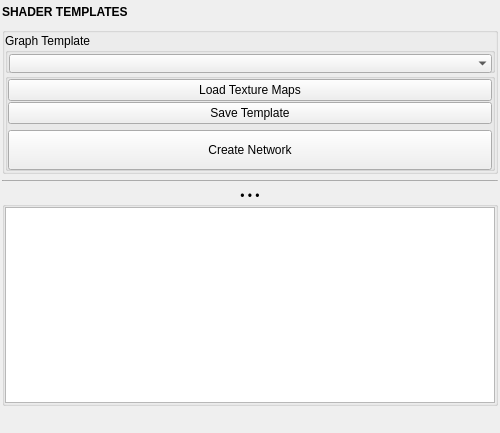
<?xml version="1.0" encoding="UTF-8"?>
<ui version="4.0">
 <class>QtUi</class>
 <widget class="QMainWindow" name="QtUi">
  <property name="enabled">
   <bool>true</bool>
  </property>
  <property name="geometry">
   <rect>
    <x>0</x>
    <y>0</y>
    <width>500</width>
    <height>433</height>
   </rect>
  </property>
  <property name="tabShape">
   <enum>QTabWidget::Triangular</enum>
  </property>
  <property name="dockNestingEnabled">
   <bool>true</bool>
  </property>
  <property name="dockOptions">
   <set>QMainWindow::AllowNestedDocks|QMainWindow::AllowTabbedDocks|QMainWindow::AnimatedDocks|QMainWindow::ForceTabbedDocks</set>
  </property>
  <property name="accessibleDescription">
   <string>Save shader networks as reusable templates and rebuild them from texture maps.</string>
  </property>
  <widget class="QWidget" name="central_widget">
   <property name="minimumSize">
    <size>
     <width>500</width>
     <height>0</height>
    </size>
   </property>
   <layout class="QVBoxLayout" name="verticalLayout">
    <property name="spacing">
     <number>2</number>
    </property>
    <property name="leftMargin">
     <number>2</number>
    </property>
    <property name="topMargin">
     <number>2</number>
    </property>
    <property name="rightMargin">
     <number>2</number>
    </property>
    <property name="bottomMargin">
     <number>2</number>
    </property>
    <item>
     <layout class="QVBoxLayout" name="main_layout">
      <property name="spacing">
       <number>6</number>
      </property>
      <property name="sizeConstraint">
       <enum>QLayout::SetFixedSize</enum>
      </property>
      <item>
       <widget class="Header" name="header">
        <property name="minimumSize">
         <size>
          <width>0</width>
          <height>19</height>
         </size>
        </property>
        <property name="maximumSize">
         <size>
          <width>999</width>
          <height>19</height>
         </size>
        </property>
        <property name="font">
         <font>
          <weight>75</weight>
          <bold>true</bold>
         </font>
        </property>
        <property name="text">
         <string>SHADER TEMPLATES</string>
        </property>
       </widget>
      </item>
      <item>
       <widget class="QGroupBox" name="main_group">
        <property name="sizePolicy">
         <sizepolicy hsizetype="Preferred" vsizetype="Preferred">
          <horstretch>0</horstretch>
          <verstretch>0</verstretch>
         </sizepolicy>
        </property>
        <property name="minimumSize">
         <size>
          <width>0</width>
          <height>145</height>
         </size>
        </property>
        <property name="title">
         <string/>
        </property>
        <layout class="QGridLayout" name="gridLayout">
         <property name="leftMargin">
          <number>0</number>
         </property>
         <property name="topMargin">
          <number>0</number>
         </property>
         <property name="rightMargin">
          <number>0</number>
         </property>
         <property name="bottomMargin">
          <number>0</number>
         </property>
         <property name="horizontalSpacing">
          <number>1</number>
         </property>
         <property name="verticalSpacing">
          <number>0</number>
         </property>
         <item row="1" column="0" colspan="2">
          <widget class="QGroupBox" name="graph_template_group">
           <property name="minimumSize">
            <size>
             <width>0</width>
             <height>40</height>
            </size>
           </property>
           <property name="maximumSize">
            <size>
             <width>16777215</width>
             <height>40</height>
            </size>
           </property>
           <property name="title">
            <string>Graph Template</string>
           </property>
           <layout class="QHBoxLayout" name="horizontalLayout_9">
            <property name="spacing">
             <number>1</number>
            </property>
            <property name="leftMargin">
             <number>1</number>
            </property>
            <property name="topMargin">
             <number>1</number>
            </property>
            <property name="rightMargin">
             <number>0</number>
            </property>
            <property name="bottomMargin">
             <number>1</number>
            </property>
            <item>
             <widget class="ComboBox" name="cmb002">
              <property name="minimumSize">
               <size>
                <width>0</width>
                <height>19</height>
               </size>
              </property>
              <property name="maximumSize">
               <size>
                <width>999</width>
                <height>19</height>
               </size>
              </property>
              <property name="toolTip">
               <string/>
              </property>
              <property name="editable">
               <bool>false</bool>
              </property>
              <property name="maxVisibleItems">
               <number>30</number>
              </property>
              <property name="maxCount">
               <number>20</number>
              </property>
              <property name="insertPolicy">
               <enum>QComboBox::InsertAtTop</enum>
              </property>
              <property name="sizeAdjustPolicy">
               <enum>QComboBox::AdjustToContents</enum>
              </property>
              <property name="frame">
               <bool>false</bool>
              </property>
             </widget>
            </item>
           </layout>
          </widget>
         </item>
         <item row="2" column="0" colspan="2">
          <widget class="QGroupBox" name="graph_group">
           <property name="title">
            <string/>
           </property>
           <layout class="QVBoxLayout" name="verticalLayout_2">
            <property name="spacing">
             <number>1</number>
            </property>
            <property name="leftMargin">
             <number>0</number>
            </property>
            <property name="topMargin">
             <number>0</number>
            </property>
            <property name="rightMargin">
             <number>0</number>
            </property>
            <property name="bottomMargin">
             <number>3</number>
            </property>
            <item>
             <widget class="QPushButton" name="b001">
              <property name="sizePolicy">
               <sizepolicy hsizetype="Preferred" vsizetype="Fixed">
                <horstretch>0</horstretch>
                <verstretch>0</verstretch>
               </sizepolicy>
              </property>
              <property name="minimumSize">
               <size>
                <width>200</width>
                <height>19</height>
               </size>
              </property>
              <property name="maximumSize">
               <size>
                <width>16777215</width>
                <height>30</height>
               </size>
              </property>
              <property name="text">
               <string>Load Texture Maps</string>
              </property>
             </widget>
            </item>
            <item>
             <widget class="QPushButton" name="b002">
              <property name="sizePolicy">
               <sizepolicy hsizetype="Preferred" vsizetype="Fixed">
                <horstretch>0</horstretch>
                <verstretch>0</verstretch>
               </sizepolicy>
              </property>
              <property name="minimumSize">
               <size>
                <width>200</width>
                <height>19</height>
               </size>
              </property>
              <property name="maximumSize">
               <size>
                <width>16777215</width>
                <height>30</height>
               </size>
              </property>
              <property name="text">
               <string>Save Template</string>
              </property>
             </widget>
            </item>
            <item>
             <widget class="QPushButton" name="b000">
              <property name="sizePolicy">
               <sizepolicy hsizetype="Preferred" vsizetype="Preferred">
                <horstretch>0</horstretch>
                <verstretch>0</verstretch>
               </sizepolicy>
              </property>
              <property name="minimumSize">
               <size>
                <width>200</width>
                <height>40</height>
               </size>
              </property>
              <property name="maximumSize">
               <size>
                <width>16777215</width>
                <height>30</height>
               </size>
              </property>
              <property name="text">
               <string>Create Network</string>
              </property>
             </widget>
            </item>
           </layout>
          </widget>
         </item>
        </layout>
       </widget>
      </item>
      <item>
       <widget class="QProgressBar" name="progressBar">
        <property name="minimumSize">
         <size>
          <width>0</width>
          <height>1</height>
         </size>
        </property>
        <property name="maximumSize">
         <size>
          <width>16777215</width>
          <height>1</height>
         </size>
        </property>
        <property name="value">
         <number>0</number>
        </property>
        <property name="textVisible">
         <bool>false</bool>
        </property>
       </widget>
      </item>
      <item>
       <widget class="CollapsableGroup" name="logging_group">
        <property name="title">
         <string>• • •</string>
        </property>
        <property name="alignment">
         <set>Qt::AlignCenter</set>
        </property>
        <layout class="QVBoxLayout" name="verticalLayout_3">
         <property name="leftMargin">
          <number>0</number>
         </property>
         <property name="topMargin">
          <number>0</number>
         </property>
         <property name="rightMargin">
          <number>0</number>
         </property>
         <property name="bottomMargin">
          <number>0</number>
         </property>
         <item>
          <widget class="QTextEdit" name="txt001">
           <property name="enabled">
            <bool>true</bool>
           </property>
           <property name="verticalScrollBarPolicy">
            <enum>Qt::ScrollBarAlwaysOff</enum>
           </property>
           <property name="sizeAdjustPolicy">
            <enum>QAbstractScrollArea::AdjustIgnored</enum>
           </property>
          </widget>
         </item>
        </layout>
       </widget>
      </item>
      <item>
       <widget class="Footer" name="footer" native="true">
        <property name="minimumSize">
         <size>
          <width>0</width>
          <height>19</height>
         </size>
        </property>
        <property name="maximumSize">
         <size>
          <width>16777215</width>
          <height>19</height>
         </size>
        </property>
       </widget>
      </item>
     </layout>
    </item>
   </layout>
  </widget>
 </widget>
 <customwidgets>
  <customwidget>
   <class>Footer</class>
   <extends>QWidget</extends>
   <header>uitk.widgets.footer</header>
  </customwidget>
  <customwidget>
   <class>Header</class>
   <extends>QLabel</extends>
   <header>uitk.widgets.header.Header.h</header>
  </customwidget>
  <customwidget>
   <class>ComboBox</class>
   <extends>QComboBox</extends>
   <header>uitk.widgets.comboBox.ComboBox.h</header>
  </customwidget>
  <customwidget>
   <class>CollapsableGroup</class>
   <extends>QGroupBox</extends>
   <header>uitk.widgets.collapsableGroup.CollapsableGroup.h</header>
   <container>1</container>
  </customwidget>
 </customwidgets>
 <resources/>
 <connections/>
 <designerdata>
  <property name="gridDeltaX">
   <number>5</number>
  </property>
  <property name="gridDeltaY">
   <number>5</number>
  </property>
  <property name="gridSnapX">
   <bool>true</bool>
  </property>
  <property name="gridSnapY">
   <bool>true</bool>
  </property>
  <property name="gridVisible">
   <bool>true</bool>
  </property>
 </designerdata>
</ui>
